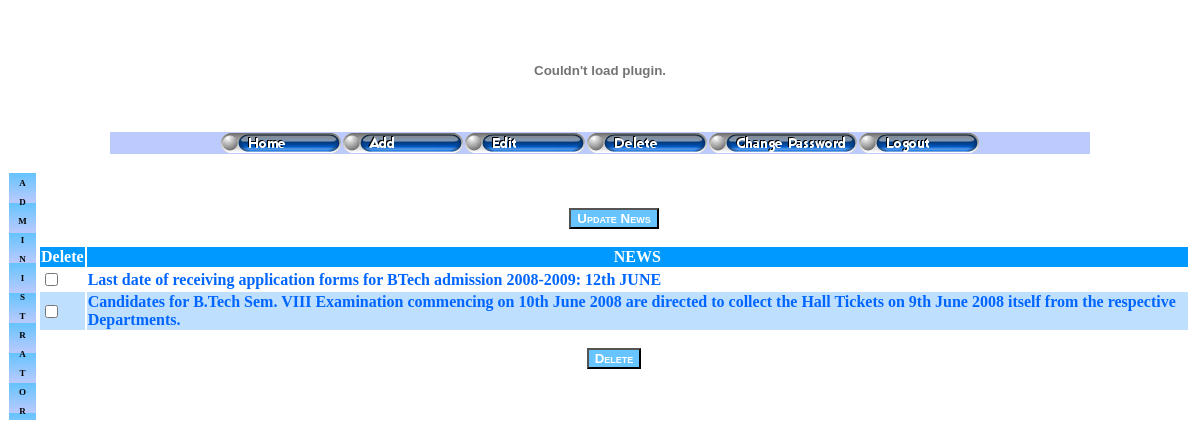
Screenshot of /return.php (signed in) with the database file from the repository.
### tables this page shows
CREATE TABLE IF NOT EXISTS `news` (
  `staffid` varchar(20) NOT NULL,
  `dept` char(5) NOT NULL,
  `sem` tinyint(4) NOT NULL,
  `text` varchar(3000) NOT NULL
);

### return.php (the view, shortened to what this page needs)
<html>
<head>
<link href="btstyle.css" rel="stylesheet" type="text/css">
</head>
<body>
<table width="100%" border="0" cellspacing="1" cellpadding="1">
  <tr>
    <td width="25" background="title.jpg"><p align="center" class="style5"><strong>A</strong></p>
        <p align="center" class="style5"><strong>D</strong></p>
        <p align="center" class="style5"><strong>M</strong></p>
        <p align="center" class="style5"><strong>I</strong></p>
        <p align="center" class="style5"><strong>N</strong></p>
        <p align="center" class="style5"><strong>I</strong></p>
        <p align="center" class="style5"><strong>S</strong></p>
        <p align="center" class="style5"><strong>T</strong></p>
        <p align="center" class="style5"><strong>R</strong></p>
        <p align="center" class="style5"><strong>A</strong></p>
        <p align="center" class="style5"><strong>T</strong></p>
        <p align="center" class="style5"><strong>O</strong></p>
    <p align="center" class="style5"><strong>R</strong></p></td>
    <td><div align="center">
      <form name="form2" method="post" action="news.php">
        <p>&nbsp; </p>
        <p align="center">
          <input name="Submit2" type="submit" class="butstyle" value="Update News">
        </p>
      </form>
        <form name="form1" method="post" action="">
<?php
$staffid="administrator";
$query=mysql_query("SELECT * FROM news WHERE staffid='$staffid'");
$i=0;
echo "<table border='0'>
	<tr bgcolor=\"#0099FF\">
	<th class=\"ff\">Delete</th>
	<th class=\"ff\">NEWS</th>
	</tr>";
$flag=0;
while($row=mysql_fetch_array($query))
{
	$i=$i+1;
	if($flag==0)
		echo "<tr>";
	else
		echo "<tr bgcolor=\"#BFDFFF\">";
	echo "<td>"."<input type=\"checkbox\" name=\"$i\" value=\"checkbox\">"."</td>";
	echo "<td class=\"cell\">".$row['text']."</td>";
	echo "</tr>";
	if($flag==0)
		$flag=$flag+1;
	else
		$flag=$flag-1;
}
echo "</table>";
?>
          <div align="left">
            <p align="center">
              <input name="Submit" type="submit" class="butstyle" value="Delete">
            </p>
          </div>
          <p>&nbsp;</p>
        </form>
    </div></td>
  </tr>
</table>
</body>
</html>

### btstyle.css (style rules this page uses)
.butstyle { font-family: Verdana, Arial, Helvetica, sans-serif; font-weight: bold; font-variant: small-caps; color: #FFFFFF; background-color:#67C4FF; cursor: hand; }

### return.php (style rules this page uses)
.ff { color: #FFFFFF; font-size: 16px; font-weight: bold; }
.cell { font-size: 16px; color: #0066FF; font-weight: bold; }
.style5 { color: #000000; font-size: 9px; }

### rows the page displays
news: text "Last date of receiving application forms for BTech admission 2008-2009: 12th JUNE"
news: text "Candidates for B.Tech Sem. VIII Examination commencing on 10th June 2008 are directed to collect the Hall Tickets on 9th June 2008 itself from the respective Departments."
